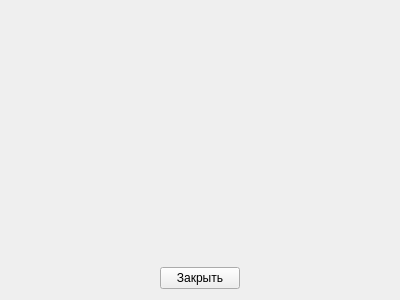
<?xml version="1.0" encoding="UTF-8"?>
<ui version="4.0">
 <class>GraphicWindows</class>
 <widget class="QWidget" name="GraphicWindows">
  <property name="geometry">
   <rect>
    <x>0</x>
    <y>0</y>
    <width>400</width>
    <height>300</height>
   </rect>
  </property>
  <property name="windowTitle">
   <string>Form</string>
  </property>
  <layout class="QVBoxLayout" name="verticalLayout">
   <item>
    <layout class="QGridLayout" name="gridLayout">
     <item row="1" column="0">
      <spacer name="horizontalSpacer">
       <property name="orientation">
        <enum>Qt::Horizontal</enum>
       </property>
       <property name="sizeHint" stdset="0">
        <size>
         <width>40</width>
         <height>20</height>
        </size>
       </property>
      </spacer>
     </item>
     <item row="1" column="1">
      <widget class="QPushButton" name="pB_close">
       <property name="text">
        <string>Закрыть</string>
       </property>
      </widget>
     </item>
     <item row="1" column="2">
      <spacer name="horizontalSpacer_2">
       <property name="orientation">
        <enum>Qt::Horizontal</enum>
       </property>
       <property name="sizeHint" stdset="0">
        <size>
         <width>40</width>
         <height>20</height>
        </size>
       </property>
      </spacer>
     </item>
     <item row="0" column="0" colspan="3">
      <widget class="QCustomPlot" name="wt_customPlot" native="true"/>
     </item>
    </layout>
   </item>
  </layout>
 </widget>
 <customwidgets>
  <customwidget>
   <class>QCustomPlot</class>
   <extends>QWidget</extends>
   <header>D:\Qt programmer\HomeWorkCPP871\qcustomplot.h</header>
   <container>1</container>
  </customwidget>
 </customwidgets>
 <resources/>
 <connections/>
</ui>
